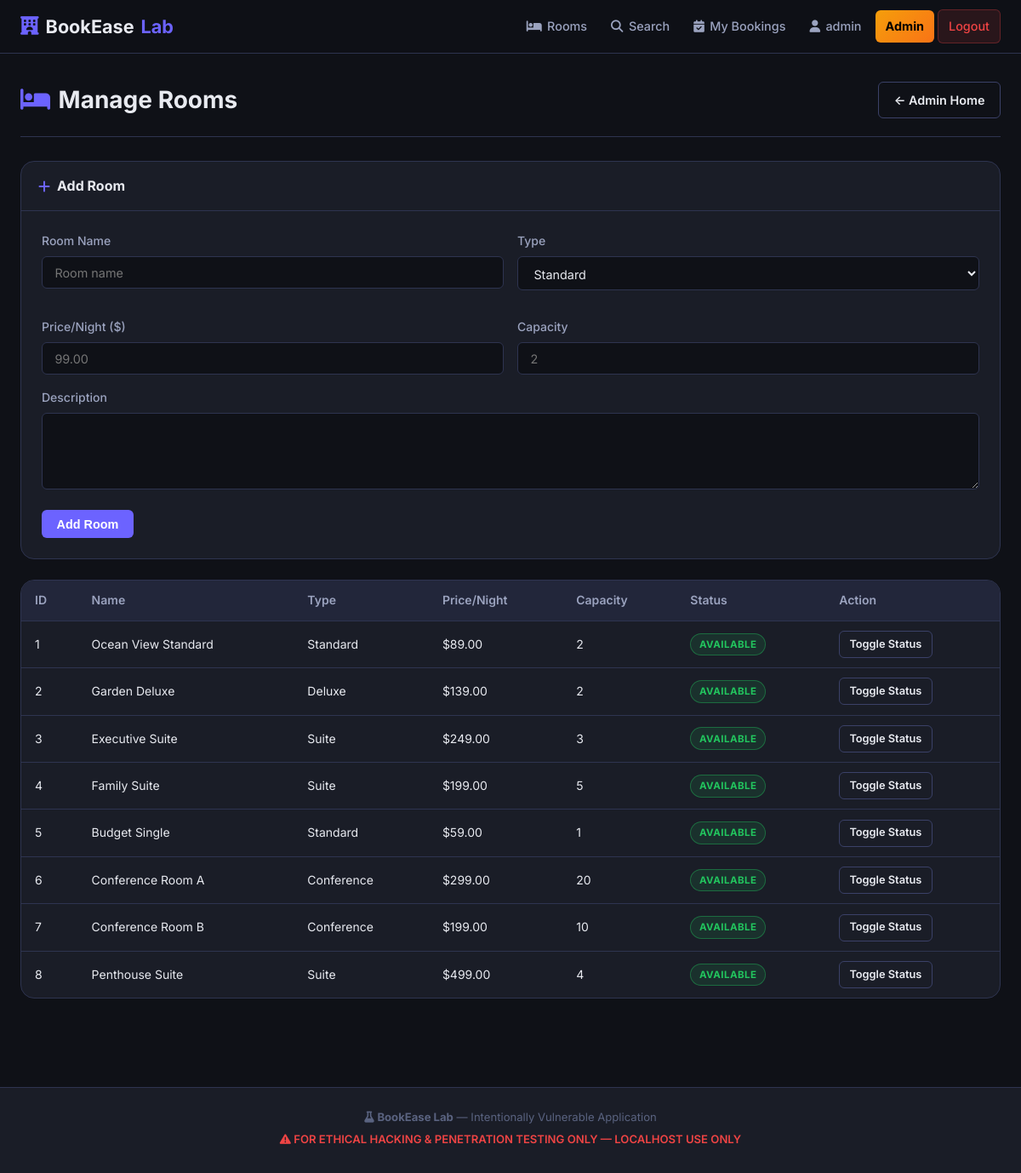
/admin/rooms.php (signed in), run on the app's committed database.
### tables this page shows
CREATE TABLE IF NOT EXISTS rooms (
    id           INT AUTO_INCREMENT PRIMARY KEY,
    name         VARCHAR(120) NOT NULL,
    type         ENUM('standard','deluxe','suite','conference') NOT NULL DEFAULT 'standard',
    description  TEXT,
    price_per_night DECIMAL(10,2) NOT NULL,
    capacity     INT NOT NULL DEFAULT 2,
    image        VARCHAR(255) DEFAULT 'default-room.jpg',
    status       ENUM('available','maintenance','inactive') NOT NULL DEFAULT 'available'
);

### admin/rooms.php (the view, shortened to what this page needs)
<?php
require_once '../includes/db.php';
$rooms = mysqli_query($conn, "SELECT * FROM rooms ORDER BY id");
require_once '../includes/header.php';
?>
<div class="container">
    <div class="page-header">
        <h1><i class="fa-solid fa-bed"></i> Manage Rooms</h1>
        <a href="/vuln1/admin/" class="btn btn-outline">← Admin Home</a>
    </div>
    <div class="card mb-md">
        <div class="card-header"><h3><i class="fa-solid fa-plus"></i> Add Room</h3></div>
        <form method="POST" class="booking-form p-md">
            <div class="form-row">
                <div class="form-group">
                    <label>Room Name</label>
                    <input type="text" name="name" class="form-control" placeholder="Room name">
                </div>
                <div class="form-group">
                    <label>Type</label>
                    <select name="type" class="form-control">
                        <option value="standard">Standard</option>
                    </select>
                </div>
                <div class="form-group">
                    <label>Price/Night ($)</label>
                    <input type="number" name="price" class="form-control" placeholder="99.00" step="0.01">
                </div>
                <div class="form-group">
                    <label>Capacity</label>
                    <input type="number" name="capacity" class="form-control" placeholder="2" min="1">
                </div>
            </div>
            <div class="form-group">
                <label>Description</label>
                <textarea name="desc" class="form-control" rows="2"></textarea>
            </div>
            <button name="add_room" value="1" class="btn btn-primary">Add Room</button>
        </form>
    </div>
    <div class="card">
        <div class="table-wrap">
        <table class="data-table">
            <thead><tr><th>ID</th><th>Name</th><th>Type</th><th>Price/Night</th><th>Capacity</th><th>Status</th><th>Action</th></tr></thead>
            <tbody>
            <?php while ($r = mysqli_fetch_assoc($rooms)): ?>
            <tr>
                <td><?= $r['id'] ?></td>
                <td><?= htmlspecialchars($r['name']) ?></td>
                <td><?= ucfirst($r['type']) ?></td>
                <td>$<?= number_format($r['price_per_night'],2) ?></td>
                <td><?= $r['capacity'] ?></td>
                <td><span class="status-badge status-<?= $r['status'] ?>"><?= ucfirst($r['status']) ?></span></td>
                <td>
                    <a href="/vuln1/admin/rooms.php?toggle=<?= $r['id'] ?>" class="btn btn-sm btn-outline">Toggle Status</a>
                </td>
            </tr>
            <?php endwhile; ?>
            </tbody>
        </table>
        </div>
    </div>
</div>
<?php require_once '../includes/footer.php'; ?>

### assets/css/style.css (style rules this page uses)
:root { --bg-base: #0f1117; --bg-surface: #1a1d27; --bg-elevated: #22263a; --bg-hover: #2a2f45; --border: #2e3450; --border-light: #3b4168; --brand: #6c63ff; --brand-light: #8b83ff; --brand-dark: #5248d4; --brand-glow: rgba(108,99,255,.25); --accent: #00d2ff; --accent-green: #22c55e; --accent-red: #ef4444; --accent-yellow:#f59e0b; --accent-orange:#f97316; --text-primary: #e8eaf0; --text-secondary: #9ba3bf; --text-muted: #5a6380; --vuln-bg: rgba(239,68,68,.08); --vuln-border:rgba(239,68,68,.4); --radius-sm: 6px; --radius: 10px; --radius-lg: 16px; --radius-xl: 24px; --shadow-sm: 0 2px 8px rgba(0,0,0,.4); --shadow: 0 4px 20px rgba(0,0,0,.5); --shadow-lg: 0 8px 40px rgba(0,0,0,.6); --transition: .2s ease; }
*, *::before, *::after { box-sizing: border-box; margin: 0; padding: 0; }
html { scroll-behavior: smooth; }
body { font-family: 'Inter', system-ui, -apple-system, sans-serif; background: var(--bg-base); color: var(--text-primary); min-height: 100vh; display: flex; flex-direction: column; line-height: 1.6; }
a { color: var(--brand-light); text-decoration: none; transition: color var(--transition); }
.container { max-width: 1280px; margin: 0 auto; padding: 2rem 1.5rem; }
.p-md { padding: 1.25rem; }
.mb-md { margin-bottom: 1.25rem; }
.page-header { display: flex; align-items: center; justify-content: space-between; margin-bottom: 1.75rem; padding-bottom: 1.25rem; border-bottom: 1px solid var(--border); }
.page-header h1 { font-size: 1.75rem; display: flex; align-items: center; gap: .6rem; }
.page-header h1 i { color: var(--brand); }
.btn { display: inline-flex; align-items: center; gap: .45rem; padding: .55rem 1.1rem; border-radius: var(--radius-sm); font-size: .9rem; font-weight: 600; cursor: pointer; border: none; transition: all var(--transition); text-decoration: none; white-space: nowrap; }
.btn-sm { padding: .3rem .7rem; font-size: .8rem; }
.btn-primary { background: var(--brand); color: #fff; }
.btn-outline { background: transparent; border: 1px solid var(--border-light); color: var(--text-primary); }
.card { background: var(--bg-surface); border: 1px solid var(--border); border-radius: var(--radius-lg); overflow: hidden; margin-bottom: 1.5rem; }
.card-header { padding: 1rem 1.25rem; border-bottom: 1px solid var(--border); display: flex; align-items: center; justify-content: space-between; }
.card-header h3 { font-size: 1rem; display: flex; align-items: center; gap: .5rem; }
.card-header h3 i { color: var(--brand); }
.form-group { margin-bottom: 1rem; }
.form-group label { display: block; margin-bottom: .4rem; font-size: .875rem; font-weight: 500; color: var(--text-secondary); }
.form-control { width: 100%; padding: .6rem .9rem; background: var(--bg-base); border: 1px solid var(--border); border-radius: var(--radius-sm); color: var(--text-primary); font-size: .9rem; font-family: inherit; transition: border-color var(--transition), box-shadow var(--transition); }
.form-row { display: grid; grid-template-columns: 1fr 1fr; gap: 1rem; }
textarea.form-control { resize: vertical; min-height: 90px; }
select.form-control { cursor: pointer; }
.booking-form { padding: 1.5rem; }
.table-wrap { overflow-x: auto; }
.data-table { width: 100%; border-collapse: collapse; font-size: .875rem; }
.data-table th { background: var(--bg-elevated); padding: .75rem 1rem; text-align: left; font-weight: 600; color: var(--text-secondary); border-bottom: 1px solid var(--border); white-space: nowrap; }
.data-table td { padding: .7rem 1rem; border-bottom: 1px solid var(--border); color: var(--text-primary); vertical-align: middle; }
.data-table tr:last-child td { border-bottom: none; }
.status-badge { display: inline-block; padding: .2rem .6rem; border-radius: 999px; font-size: .72rem; font-weight: 700; text-transform: uppercase; letter-spacing: .04em; }
.status-available { background: rgba(34,197,94,.12); color:#22c55e; border:1px solid rgba(34,197,94,.4); }

### data on the page
rooms: id "1", name "Ocean View Standard", type "Standard", price_per_night "89.00", capacity "2", status "AVAILABLE"
rooms: id "2", name "Garden Deluxe", type "Deluxe", price_per_night "139.00", capacity "2", status "AVAILABLE"
rooms: id "3", name "Executive Suite", type "Suite", price_per_night "249.00", capacity "3", status "AVAILABLE"
rooms: id "4", name "Family Suite", type "Suite", price_per_night "199.00", capacity "5", status "AVAILABLE"
rooms: id "5", name "Budget Single", type "Standard", price_per_night "59.00", capacity "1", status "AVAILABLE"
rooms: id "6", name "Conference Room A", type "Conference", price_per_night "299.00", capacity "20", status "AVAILABLE"
rooms: id "7", name "Conference Room B", type "Conference", price_per_night "199.00", capacity "10", status "AVAILABLE"
rooms: id "8", name "Penthouse Suite", type "Suite", price_per_night "499.00", capacity "4", status "AVAILABLE"

### other printed values
$user['username'] "admin"
